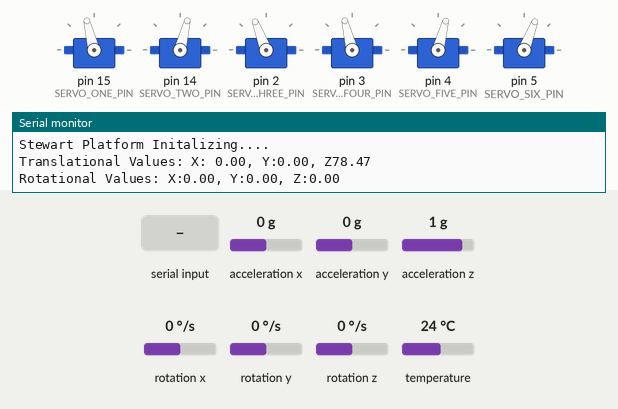
The sketch below on a simulated Arduino Uno, built with avr-gcc and run on an emulated ATmega328P. On the bench: 6 × servo, the last lines printed to the serial monitor. The inputs (shaded band) are chosen by the test bench; at power-on: acceleration x 0 g, acceleration y 0 g, acceleration z 1 g, rotation x 0 °/s, rotation y 0 °/s, rotation z 0 °/s, temperature 24 °C.

Above: at 2.2 s.
2.3 s: "90,45\n" received over Serial
At 5.0 s:
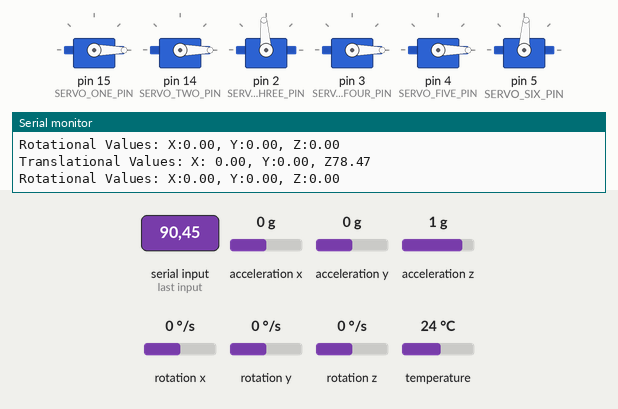
5.5 s: "30,150\n" received over Serial
At 7.8 s:
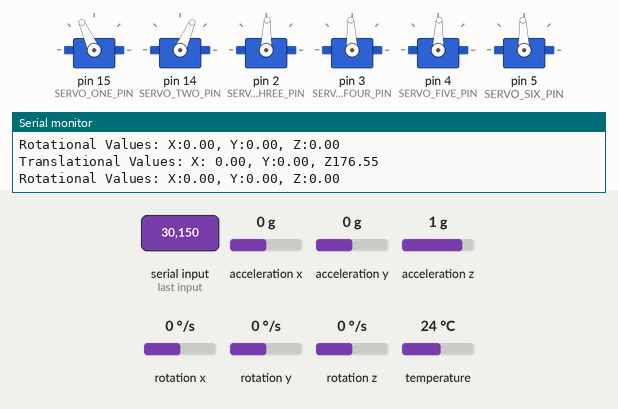
8.5 s: "200\n" received over Serial
At 10.5 s:
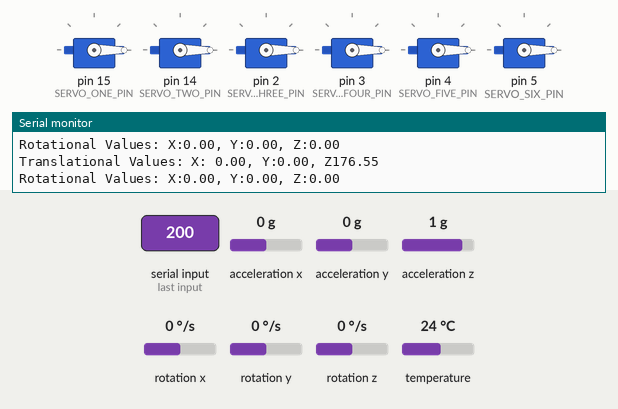
11.5 s: "90\n" received over Serial
At 14.4 s:
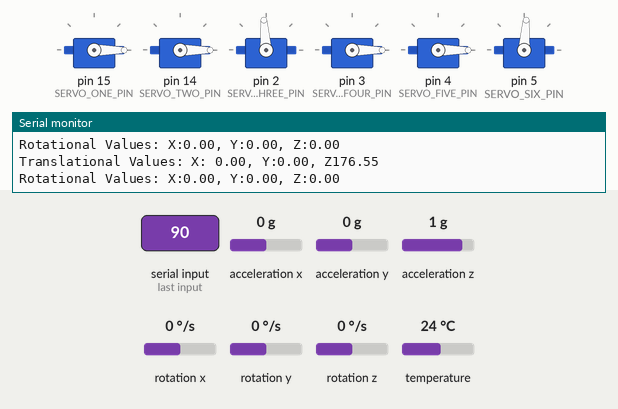
Timing chart, 0 to 15.5 s (numbered marks = the images above; inputs shaded):
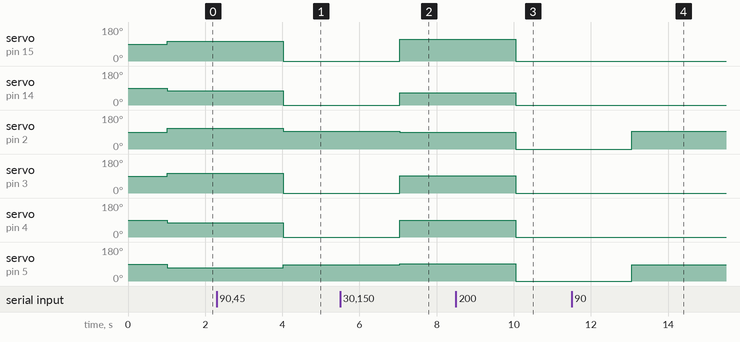

The sketch:

stewartFirmware.ino
```cpp
/*
 *  Stewart Platform Firmware
 *
 *  This software is written to operate a 6-DOF Stewart Platform. It uses an MPU6050 IMU to provide sensor data.
 *  Full implementation of this data has yet to occur, however the results are displayed in a serial terminal.
 *
 *  This code uses derivations taken from the following sources:
 *
 *  https://content.instructables.com/ORIG/FFI/8ZXW/I55MMY14/FFI8ZXWI55MMY14.pdf
 *  https://www.xarg.org/paper/inverse-kinematics-of-a-stewart-platform/
 *
 *  For an in depth description of the mathematics, please see the above links. Note that the derivation given in
 *  source 1 (instructables link) has an error in the derivation that causes the formulas to fail.
 *
 *  When deriving the results for l^2 and s^2, the P vector values are used, and this is incorrect. They need to
 *  be the Q vector values (vector between the origin of the base and platform mounting point.) Another script
 *  has been written to more easily diagnose issues with the transformations involved. See mathTestScript.m in the
 *  parent directory. It must be run in MATLAB and mirrors the mathematics performed here.
 *
 *  Written by Garrett Sisk
 *  garrett@gsisk.com or msisk2@students.kennesaw.edu
 *
 */
#include "configuration.h"

#include <Arduino.h>
#include <Adafruit_MPU6050.h>
#include <Adafruit_Sensor.h>
#include <Wire.h>
#include <Servo.h>
#include <stdio.h>
#include <SPI.h>
#include <String.h>
#include <math.h>

// create variables/objects
double translation[3] = {0.0, 0.0, 0.0};
double rotation[3] = {0.0, 0.0, 0.0};
Adafruit_MPU6050 mpu;
Servo servoOne, servoTwo, servoThree, servoFour, servoFive, servoSix;
double L1, L2, L3, L4, L5, L6;
double alpha1, alpha2, alpha3, alpha4, alpha5, alpha6;

String inputString;


// instantiate matrix/vector variables
// Servo Output Shaft Position Vectors (in base frame)
double B_1[3][1] = {{X_B_1},{Y_B_1},{Z_B_1}};
double B_2[3][1] = {{X_B_2},{Y_B_2},{Z_B_2}};
double B_3[3][1] = {{X_B_3},{Y_B_3},{Z_B_3}};
double B_4[3][1] = {{X_B_4},{Y_B_4},{Z_B_4}};
double B_5[3][1] = {{X_B_5},{Y_B_5},{Z_B_5}};
double B_6[3][1] = {{X_B_6},{Y_B_6},{Z_B_6}};

// Platform Mounting Point Position Vectors (in platform frame)
double P_1[3][1] = {{X_P_1},{Y_P_1},{Z_P_1}};
double P_2[3][1] = {{X_P_2},{Y_P_2},{Z_P_2}};
double P_3[3][1] = {{X_P_3},{Y_P_3},{Z_P_3}};
double P_4[3][1] = {{X_P_4},{Y_P_4},{Z_P_4}};
double P_5[3][1] = {{X_P_5},{Y_P_5},{Z_P_5}};
double P_6[3][1] = {{X_P_6},{Y_P_6},{Z_P_6}};

// product matrices (intermittent results)
double RP_1[3][1] = {{0.0},{0.0},{0.0}};
double RP_2[3][1] = {{0.0},{0.0},{0.0}};
double RP_3[3][1] = {{0.0},{0.0},{0.0}};
double RP_4[3][1] = {{0.0},{0.0},{0.0}};
double RP_5[3][1] = {{0.0},{0.0},{0.0}};
double RP_6[3][1] = {{0.0},{0.0},{0.0}};

// summation matrices (intermittent results)
double Q_1[3][1] = {{0.0},{0.0},{0.0}};
double Q_2[3][1] = {{0.0},{0.0},{0.0}};
double Q_3[3][1] = {{0.0},{0.0},{0.0}};
double Q_4[3][1] = {{0.0},{0.0},{0.0}};
double Q_5[3][1] = {{0.0},{0.0},{0.0}};
double Q_6[3][1] = {{0.0},{0.0},{0.0}};

// arm length matrices (final results, prior to servo conversion)
double L_1[3][1] = {{0.0},{0.0},{0.0}};
double L_2[3][1] = {{0.0},{0.0},{0.0}};
double L_3[3][1] = {{0.0},{0.0},{0.0}};
double L_4[3][1] = {{0.0},{0.0},{0.0}};
double L_5[3][1] = {{0.0},{0.0},{0.0}};
double L_6[3][1] = {{0.0},{0.0},{0.0}};

void setup() {

  // configure the Inertial Measurement Unit (IMU)
  mpu.begin();
  mpu.setAccelerometerRange(MPU6050_RANGE_8_G);
  mpu.setGyroRange(MPU6050_RANGE_500_DEG);
  mpu.setFilterBandwidth(MPU6050_BAND_5_HZ);

  // set up the servo motors and set all of them to home position
  servoOne.attach(SERVO_ONE_PIN,SERVO_MIN_PWM, SERVO_MAX_PWM);
  servoOne.writeMicroseconds(SERVO_ZERO_PWM);

  servoTwo.attach(SERVO_TWO_PIN, SERVO_MIN_PWM, SERVO_MAX_PWM);
  servoTwo.writeMicroseconds(SERVO_ZERO_PWM);

  servoThree.attach(SERVO_THREE_PIN, SERVO_MIN_PWM, SERVO_MAX_PWM);
  servoThree.writeMicroseconds(SERVO_ZERO_PWM);

  servoFour.attach(SERVO_FOUR_PIN, SERVO_MIN_PWM, SERVO_MAX_PWM);
  servoFour.writeMicroseconds(SERVO_ZERO_PWM);

  servoFive.attach(SERVO_FIVE_PIN, SERVO_MIN_PWM, SERVO_MAX_PWM);
  servoFive.writeMicroseconds(SERVO_ZERO_PWM);

  servoSix.attach(SERVO_SIX_PIN, SERVO_MIN_PWM, SERVO_MAX_PWM);
  servoSix.writeMicroseconds(SERVO_ZERO_PWM);

  // Set up a serial port for debugging

Serial.begin(115200);// opens serial port, sets data rate to 115200 bps
if( !Serial ) {
  // wait for the serial to connect
}
Serial.println("Stewart Platform Initalizing....");
delay(1000);
}

void loop() {
  //-------------------------------------------------------------------------------------------------------
  //
  //          Intertial Measurement Unit Inputs and Time Step
  //
  //-------------------------------------------------------------------------------------------------------

  // get start time for measurement
  int startTime = millis();

  // measure the IMU status
  sensors_event_t a, g, temp;
  mpu.getEvent(&a, &g, &temp);

  // get X acceleration
  double xAccel = X_OFFSET + a.acceleration.x;
  // get Y acceleration
  double yAccel = Y_OFFSET + a.acceleration.y;
  // get Z acceleration
  double zAccel = Z_OFFSET + a.acceleration.z;
  // get roll acceleration (around X-axis)
  double xRoll = X_ROLL_OFFSET + g.gyro.x;
  // get pitch acceleration (around Y-axis)
  double yRoll = Y_ROLL_OFFSET + g.gyro.y;
  // get heading acceleration (around Z-axis)
  double zRoll = Z_ROLL_OFFSET + g.gyro.z;

  // account for gravity effect in Z-Axis
  zAccel = zAccel + 9.81; // m/s^2

  // get end time for measurement
  int endTime = millis();

  // calculate the time step
  int timeStep = endTime - startTime;

  //-------------------------------------------------------------------------------------------------------
  //
  //          Control Equation Solution Based on IMU Inputs (Second Order Integral)
  //
  //-------------------------------------------------------------------------------------------------------

  // translational conversions
  double xVelocity = V_0 + xAccel*timeStep;
  double xPos = S_0 + xVelocity*timeStep + (1/2)*xAccel*(timeStep^2);
  double yVelocity = V_0 + yAccel*timeStep;
  double yPos = S_0 + yVelocity*timeStep + (1/2)*yAccel*(timeStep^2);
  double zVelocity = V_0 + zAccel*timeStep;
  double zPos = S_0 + zVelocity*timeStep + (1/2)*zAccel*(timeStep^2);
  Serial.print("Translational Values: X: "); Serial.print(xPos); Serial.print(", Y:"); Serial.print(yPos);
  Serial.print(", Z"); Serial.print(zPos); Serial.println();

  // rotational conversions
  double xOmega = OMEGA_0 + xRoll*timeStep;
  double thetaX = THETA_0 + xOmega*timeStep + (1/2)*xRoll*(timeStep^2);
  double yOmega = OMEGA_0 + yRoll*timeStep;
  double thetaY = THETA_0 + yOmega*timeStep + (1/2)*yRoll*(timeStep^2);
  double zOmega = OMEGA_0 + zRoll*timeStep;
  double thetaZ = THETA_0 + zOmega*timeStep + (1/2)*zRoll*(timeStep^2);
  Serial.print("Rotational Values: X:"); Serial.print(thetaX); Serial.print(", Y:"); Serial.print(thetaY);
  Serial.print(", Z:"); Serial.print(thetaZ); Serial.println();

  //-------------------------------------------------------------------------------------------------------
  //
  //          Translation of Raw Position Commands to PWM Signals for Servo Actuation
  //
  //-------------------------------------------------------------------------------------------------------
  // set desired position
  if (Serial.available() > 0) {
      inputString = Serial.readStringUntil("\n");
  }

  //translation[1] = (double)inputString.toInt();
  translation[0] = (double)inputString.toInt();

  // Set values in the
  double T[3][1] = {{translation[0]}, {translation[1]}, {translation[2]+H_0}};

  // Compute the rotational matrix
  double Phi = radians(rotation[0]);
  double Theta = radians(rotation[1]);
  double Psi = radians(rotation[2]);

  double R[3][3] = {
              {cos(Phi)*cos(Theta),   -sin(Phi)*cos(Psi)+cos(Phi)*sin(Theta)*sin(Psi),   sin(Phi)*sin(Psi)+cos(Phi)*sin(Theta)*cos(Psi)},
              {sin(Phi)*cos(Theta),   cos(Phi)*cos(Psi)+sin(Phi)*sin(Theta)*sin(Psi),   -cos(Phi)*sin(Psi)+sin(Phi)*sin(Theta)*cos(Psi)},
              {-sin(Theta),           cos(Theta)*sin(Psi),                               cos(Theta)*cos(Psi)}
             };

  // Compute product of P_vector and rotational matrix (Note: function equal to P_R_b * P_n = P_R_b_P_n)
  multiplyMatrices(R, P_1, RP_1);
  multiplyMatrices(R, P_2, RP_2);
  multiplyMatrices(R, P_3, RP_3);
  multiplyMatrices(R, P_4, RP_4);
  multiplyMatrices(R, P_5, RP_5);
  multiplyMatrices(R, P_6, RP_6);

  // Add the input translational vector to each of the above matrices (Note: T_vector + P_R_b_P_n = T_P_R_b_P_n)
  addMatrices(T, RP_1, Q_1);
  addMatrices(T, RP_2, Q_2);
  addMatrices(T, RP_3, Q_3);
  addMatrices(T, RP_4, Q_4);
  addMatrices(T, RP_5, Q_5);
  addMatrices(T, RP_6, Q_6);

  // Subtrace the B vector from each of the above matrices (Note: T_P_R_b_P_n - B_n = L_n)
  subtractMatrices(Q_1, B_1, L_1);
  subtractMatrices(Q_2, B_2, L_2);
  subtractMatrices(Q_3, B_3, L_3);
  subtractMatrices(Q_4, B_4, L_4);
  subtractMatrices(Q_5, B_5, L_5);
  subtractMatrices(Q_6, B_6, L_6);

  // calculate the raw lengths of the arms
  L1 = vectorMagnitude(L_1);
  L2 = vectorMagnitude(L_2);
  L3 = vectorMagnitude(L_3);
  L4 = vectorMagnitude(L_4);
  L5 = vectorMagnitude(L_5);
  L6 = vectorMagnitude(L_6);

  // calculate alpha for each servo
  alpha1 = calculateServoAngle(Q_1, B_1, L1, BETA_ONE);
  alpha2 = calculateServoAngle(Q_2, B_2, L2, BETA_TWO);
  alpha3 = calculateServoAngle(Q_3, B_3, L3, BETA_THREE);
  alpha4 = calculateServoAngle(Q_4, B_4, L4, BETA_FOUR);
  alpha5 = calculateServoAngle(Q_5, B_5, L5, BETA_FIVE);
  alpha6 = calculateServoAngle(Q_6, B_6, L6, BETA_SIX);

  // move the actual servo
  servoOne.writeMicroseconds(convertAngleToPWM(alpha1, 1));
  servoTwo.writeMicroseconds(convertAngleToPWM(alpha2, 2));
  servoThree.writeMicroseconds(convertAngleToPWM(alpha3, 3));
  servoFour.writeMicroseconds(convertAngleToPWM(alpha4, 4));
  servoFive.writeMicroseconds(convertAngleToPWM(alpha5, 5));
  servoSix.writeMicroseconds(convertAngleToPWM(alpha6, 6));

  delay(2000);
}


//-------------------------------------------------------------------------------------------------------
//
//          Utility and Mathematic Functions
//
//-------------------------------------------------------------------------------------------------------

void multiplyMatrices(double A[3][3], double B[3][1], double C[3][1]) {
  // this method takes three matrices as inputs, performs the matrix multiplication A*B and adds results as
  // elements to C. Only a single loop is needed since the output is a 3x1 vector.
  for (int i = 0; i < 3; i++) {
    C[i][0] = (A[i][0]*B[i][0]) + (A[i][1]*B[i][0]) + (A[i][2]*B[i][0]);
    }
  }

void addMatrices(double A[3][1], double B[3][1], double C[3][1]) {
  // this method takes two column vectors of length 3 and adds them together
  for (int i = 0; i < 3; i++) {
    C[i][0] = A[i][0] + B[i][0];
  }
}

void subtractMatrices(double A[3][1], double B[3][1], double C[3][1]) {
  // this method takes two column vectors of length 3 and subtracts them.
  for (int i = 0; i < 3; i++) {
    C[i][0] = A[i][0] - B[i][0];
  }
}

double vectorMagnitude(double A[3][1]) {
  // this method returns the scalar magnitude of the vector provided
  double output = sqrt( pow(A[0][0],2) + pow(A[1][0],2) + pow(A[2][0],2) );
  return output;
}

double calculateServoAngle(double Q_vector[3][1], double B_vector[3][1], double inputL, double inputBeta) {
  // calculate "Big L"
  double bigL = pow(inputL,2) - ( pow(LINKAGE_ARM,2) - pow(SERVO_ARM,2) );
  // calculate "Big M"
  double bigM = 2 * SERVO_ARM * (Q_vector[2][0] - B_vector[2][0]);
  // calculate "Big N"
  double bigN = 2 * SERVO_ARM * (cos(radians(inputBeta))*(Q_vector[0][0] - B_vector[0][0]) + sin(radians(inputBeta))*(Q_vector[1][0] - B_vector[1][0]));
  // calculate alpha
  return asin(bigL/sqrt(pow(bigM,2)+pow(bigN,2))) - atan(bigN/bigM);
}

double convertAngleToPWM(double inputAngle, int inputType) {
  // if the input type is 1, the servo motor is an odd entry. If the input type is 2, the servo motor is an even entry
  if (inputType == 2 || inputType == 4 || inputType == 6) { // if the type is even
    return SERVO_ZERO_PWM - (inputAngle - radians(ALPHA_0)) * SERVO_CONVERT;
  } else {
    return SERVO_ZERO_PWM + (inputAngle - radians(ALPHA_0)) * SERVO_CONVERT;
  }
}
```

configuration.h
```cpp
// This header file sets all the physical parameters necessary for the Stewart Platform to operate.

#ifndef _CONFIGURATION_H
#define _CONFIGURATION_H

// Initial Kinematic Conditions
#define S_0               0.0 // meters
#define V_0               0.0 // meters/sec
#define A_0               0.0 // meters/sec^2
#define THETA_0           0.0 // radians
#define OMEGA_0           0.0 // radians/sec
#define ALPHA_0           0.0 // radians/sec^2

// IMU Calibration Parameters
#define X_OFFSET          0.0
#define Y_OFFSET          0.0
#define Z_OFFSET          0.0
#define X_ROLL_OFFSET     0.0
#define Y_ROLL_OFFSET     0.0
#define Z_ROLL_OFFSET     0.0

// Servo Parameters
#define SERVO_ONE_PIN     15
#define SERVO_TWO_PIN     14
#define SERVO_THREE_PIN   2
#define SERVO_FOUR_PIN    3
#define SERVO_FIVE_PIN    4
#define SERVO_SIX_PIN     5
#define SERVO_ZERO_PWM    1500
#define SERVO_MAX_PWM     2000
#define SERVO_MIN_PWM     1000
#define SERVO_CONVERT     318.31


// Physical Dimension Parameters - all values given in millimeters. Set "B" is defined in the base reference frame.
// Set "P" is defined in the top reference frame. All values are given from their respective origins, and have been taken
// from the Solidworks Assembly using the "Evaluate -> Measure" tool.

// NOTE: IT IS VITAL THAT THE PARAMETERS BELOW ARE CORRECT. COMPUTATIONAL ERRORS CAN OCCUR IF THE VALUES DO NOT CORRESPOND TO
//        ACTUAL PHYSICAL MEASUREMENTS.

// NOTE: THE BASE AND PLATFORM COORDINATE SYSTEMS ARE COPLANAR IN X AND Y, BUT ARE SEPARATED BY A DISTANCE H_0 IN THE Z-AXIS

// Linkage Length Parameters
#define SERVO_ARM         24.0
#define LINKAGE_ARM       122.5
#define H_0               120.7606
#define ALPHA_0           10.7332 // degrees

// For Servo One
#define X_B_1             73.5
#define Y_B_1             -38.25
#define Z_B_1             0.0
#define X_P_1             75.0
#define Y_P_1             -7.43
#define Z_P_1             0.0
#define BETA_ONE          -90.0// degrees
// For Servo Two
#define X_B_2             73.5
#define Y_B_2             38.25
#define Z_B_2             0.0
#define X_P_2             75.0
#define Y_P_2             7.43
#define Z_P_2             0.0
#define BETA_TWO          90.0 // degrees
// For Servo Three
#define X_B_3             3.62
#define Y_B_3             82.78
#define Z_B_3             0.0
#define X_P_3             -31.06
#define Y_P_3             68.67
#define Z_P_3             0.0
#define BETA_THREE        30.0 // degrees
// For Servo Four
#define X_B_4             -69.88
#define Y_B_4             44.53
#define Z_B_4             0.0
#define X_P_4             -43.94
#define Y_P_4             61.24
#define Z_P_4             0.0
#define BETA_FOUR         30.0 // degrees
// For Servo Five
#define X_B_5             -69.88
#define Y_B_5             -44.53
#define Z_B_5             0.0
#define X_P_5             -43.94
#define Y_P_5             -61.24
#define Z_P_5             0.0
#define BETA_FIVE         -30.0 // degrees
// For Servo Six
#define X_B_6             3.62
#define Y_B_6             -82.78
#define Z_B_6             0.0
#define X_P_6             -31.06
#define Y_P_6             -68.67
#define Z_P_6             0.0
#define BETA_SIX          -30.0 // degrees

#endif // _CONFIGURATION_H
```

Measured:
- after the input at 2.3 s, servo on pin 15 (SERVO_ONE_PIN), servo on pin 3 (SERVO_FOUR_PIN): 104° → 0° after 1.7 s; servo on pin 14 (SERVO_TWO_PIN): 76° → 0° after 1.7 s; servo on pin 2 (SERVO_THREE_PIN): 111° → 94° after 1.7 s; servo on pin 4 (SERVO_FIVE_PIN): 75° → 0° after 1.7 s; servo on pin 5 (SERVO_SIX_PIN): 69° → 86° after 1.7 s
- after the input at 5.5 s, servo on pin 15 (SERVO_ONE_PIN): 0° → 114° after 1.5 s; servo on pin 14 (SERVO_TWO_PIN): 0° → 66° after 1.5 s; servo on pin 2 (SERVO_THREE_PIN): 94° → 88° after 1.5 s; servo on pin 3 (SERVO_FOUR_PIN): 0° → 92° after 1.5 s; servo on pin 4 (SERVO_FIVE_PIN): 0° → 88° after 1.5 s
- after the input at 8.5 s, servo on pin 15 (SERVO_ONE_PIN): 114° → 0° after 1.5 s; servo on pin 14 (SERVO_TWO_PIN): 66° → 0° after 1.5 s; servo on pin 2 (SERVO_THREE_PIN), servo on pin 4 (SERVO_FIVE_PIN): 88° → 0° after 1.5 s; servo on pin 3 (SERVO_FOUR_PIN), servo on pin 5 (SERVO_SIX_PIN): 92° → 0° after 1.5 s
- after the input at 11.5 s, servo on pin 2 (SERVO_THREE_PIN): 0° → 94° after 1.6 s; servo on pin 5 (SERVO_SIX_PIN): 0° → 86° after 1.6 s
